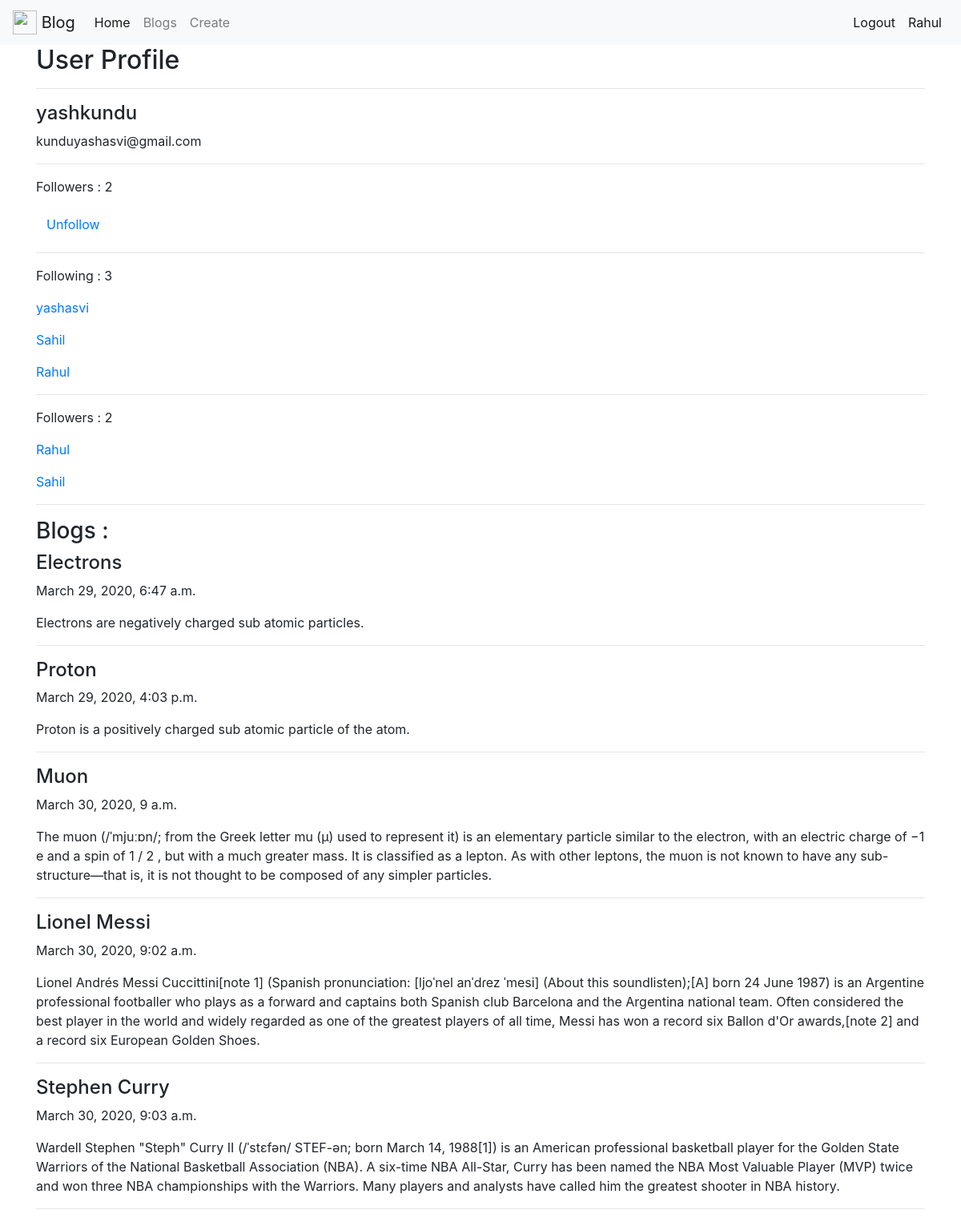
Screenshot of /accounts/yashkundu/ (signed in) with the database file from the repository.
### accounts/models.py (models this page shows, shortened)
class UserProfile(models.Model):
    user = models.OneToOneField(settings.AUTH_USER_MODEL,on_delete=models.CASCADE, related_name='profile')
    following = models.ManyToManyField(settings.AUTH_USER_MODEL, blank=True, related_name='followers')
    objects = UserProfileManager()
    def get_follow_url(self):
        return reverse_lazy('accounts:follow', kwargs={'username': self.user.username})
    def get_absolute_url(self):
        return reverse_lazy('accounts:detail', kwargs={'username': self.user.username})
    def get_following(self):
        users = self.following.all()
        return users.exclude(username=self.user.username)

### blogs/models.py (models this page shows, shortened)
class Blog(models.Model):
    author = models.ForeignKey(settings.AUTH_USER_MODEL, on_delete=models.CASCADE, related_name='blogs')
    title = models.CharField(max_length=120)
    content = models.TextField()
    timestamp = models.DateTimeField(auto_now_add=True)

### accounts/views.py (the view)
# urls.py: url(r'^(?P<username>[\w.]+)/$', UserDetailView.as_view(), name='detail'),
class UserDetailView(DetailView):
    model = User
    template_name = 'accounts/user_detail.html'
    def get_object(self):
        return get_object_or_404(User, username=self.kwargs.get('username'))
    def get_context_data(self, *args, **kwargs):
        context = super(UserDetailView, self).get_context_data(*args, **kwargs)
        context['is_following'] = UserProfile.objects.is_following(self.request.user, self.get_object())
        print()
        return context

### accounts/models.py (called while the page is built)
    def all(self):
        qs = self.get_queryset().all()
        try:
            if self.instance:
                qs = qs.exclude(user=self.instance)
        except:
            pass
        return qs

    def is_following(self, user, other_user):
        user_profile, created = UserProfile.objects.get_or_create(user=user)
        if created:
            return False
        print(user_profile.following.all())
        if other_user in user_profile.following.all():
            return True
        return False

### accounts/templates/accounts/user_detail.html (shortened to what this page needs)
{% extends 'base.html' %}
{% block content %}
  <h2>User Profile</h2>
  <hr>
  <h4>{{ object.username }}</h4>
  <p>{{ object.email }}</p>
  <hr>
  <p>Followers : {{ object.followers.all.count }}</p>
  {% if request.user != object %}
  <p><a class="btn btn-link" href="{{ object.profile.get_follow_url }}">{% if is_following %}Unfollow{% else %}Follow{% endif %}</a></p>
  {% endif %}
  <hr>
  <p>Following : {{ object.profile.get_following.count }}</p>
  {% for user in object.profile.get_following %}
    <p><a href="{{ user.profile.get_absolute_url }}">{{ user.username }}</a></p>
  {% empty %}
    <p>User is not following anyone.</p>
  {% endfor %}
  <hr>
  <p>Followers : {{ object.followers.all.count }}</p>
  {% for profile in object.followers.all %}
    <p><a href="{{ profile.get_absolute_url }}">{{ profile.user.username }}</a></p>
  {% empty %}
    <p>The user has no followers.</p>
  {% endfor %}
  <hr>
  <h3>Blogs : </h3>
  {% for blog in object.blogs.all %}
    <h4>{{ blog.title }}</h4>
    <p>{{ blog.timestamp }}</p>
    <p>{{ blog.content }}</p>
    <hr>
  {% empty %}
    <p>The user has no blogs.</p>
  {% endfor %}
{% endblock %}

### templates/snippets/navbar.html (shortened to what this page needs)
<nav class="navbar navbar-expand-lg navbar-light bg-light">
  <a class="navbar-brand" href="{% url 'home' %}">
    <img src="https://upload.wikimedia.org/wikipedia/commons/3/31/Blogger.svg" width="30" height="30" class="d-inline-block align-top" alt="">
    Blog
  </a>
  <div class="collapse navbar-collapse" id="navbarSupportedContent">
    <ul class="navbar-nav mr-auto">
      <li class="nav-item active">
        <a class="nav-link" href="{% url 'home' %}">Home <span class="sr-only">(current)</span></a>
      </li>
      <li class="nav-item">
        <a class="nav-link" href="{% url 'blogs:list' %}">Blogs</a>
      </li>
      <li class="nav-item">
        <a class="nav-link" href="{% url 'blogs:create' %}">Create</a>
      </li>
    </ul>
    {% if request.user.is_authenticated %}
    <ul class="navbar-nav ml-auto">
      <li class="nav-item active">
        <a class="nav-link" href="{% url 'accounts:logout' %}">Logout</a>
      </li>
      <li class="nav-item active">
        <a class="nav-link" href="{% url 'accounts:detail' username=request.user.username %}">{{ request.user.username }}</a>
      </li>
    </ul>
    {% endif %}
  </div>
</nav>

### rows the page displays
UserProfile: user.username "Rahul"
UserProfile: user.username "Sahil"
Blog: title "Electrons", timestamp "March 29, 2020, 6:47 a.m.", content "Electrons are negatively charged sub atomic particles."
Blog: title "Proton", timestamp "March 29, 2020, 4:03 p.m.", content "Proton is a positively charged sub atomic particle of the atom."
Blog: title "Muon", timestamp "March 30, 2020, 9 a.m.", content "The muon (/ˈmjuːɒn/; from the Greek letter mu (μ) used to represent it) is an elementary particle similar to the electron, with an electric charge of −1 e and a spin of 1 / 2 , but with a much greater mass. It is classified as a lepton. As with other leptons, the muon is not known to have any sub-structure—that is, it is not thought to be composed of any simpler particles."
Blog: title "Lionel Messi", timestamp "March 30, 2020, 9:02 a.m.", content "Lionel Andrés Messi Cuccittini[note 1] (Spanish pronunciation: [ljoˈnel anˈdɾez ˈmesi] (About this soundlisten);[A] born 24 June 1987) is an Argentine professional footballer who plays as a forward and captains both Spanish club Barcelona and the Argentina national team. Often considered the best player in the world and widely regarded as one of the greatest players of all time, Messi has won a record six Ballon d'Or awards,[note 2] and a record six European Golden Shoes."
Blog: title "Stephen Curry", timestamp "March 30, 2020, 9:03 a.m.", content "Wardell Stephen \"Steph\" Curry II (/ˈstɛfən/ STEF-ən; born March 14, 1988[1]) is an American professional basketball player for the Golden State Warriors of the National Basketball Association (NBA). A six-time NBA All-Star, Curry has been named the NBA Most Valuable Player (MVP) twice and won three NBA championships with the Warriors. Many players and analysts have called him the greatest shooter in NBA history."

### other values shown
{{ request.user.username }} "Rahul"
{{ object.username }} "yashkundu"
{{ object.email }} "kunduyashasvi@gmail.com"
{{ object.followers.all.count }} "2"
{{ object.profile.get_following.count }} "3"
{{ user.username }} "yashasvi"
{{ user.username }} "Sahil"
{{ user.username }} "Rahul"
